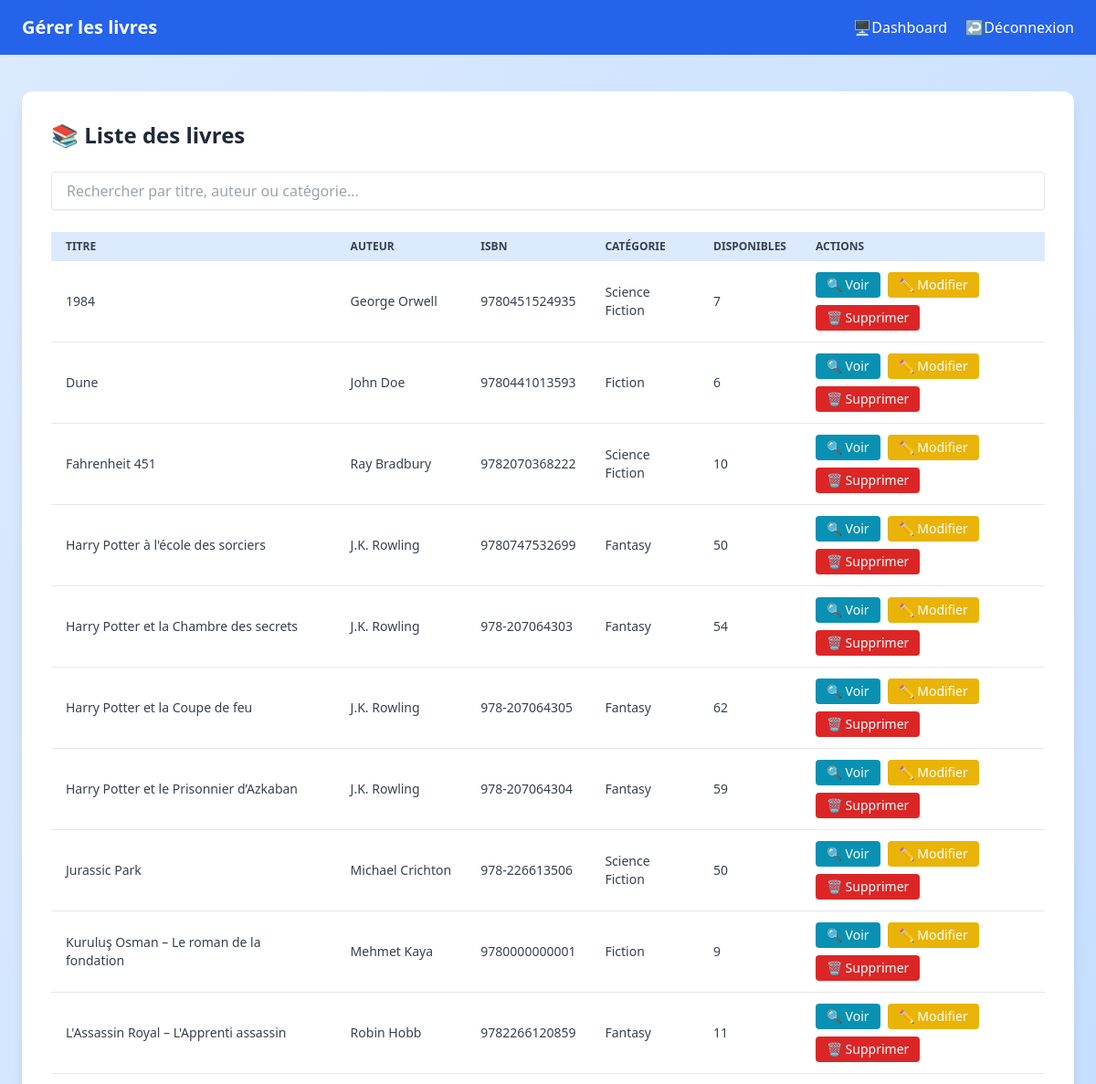
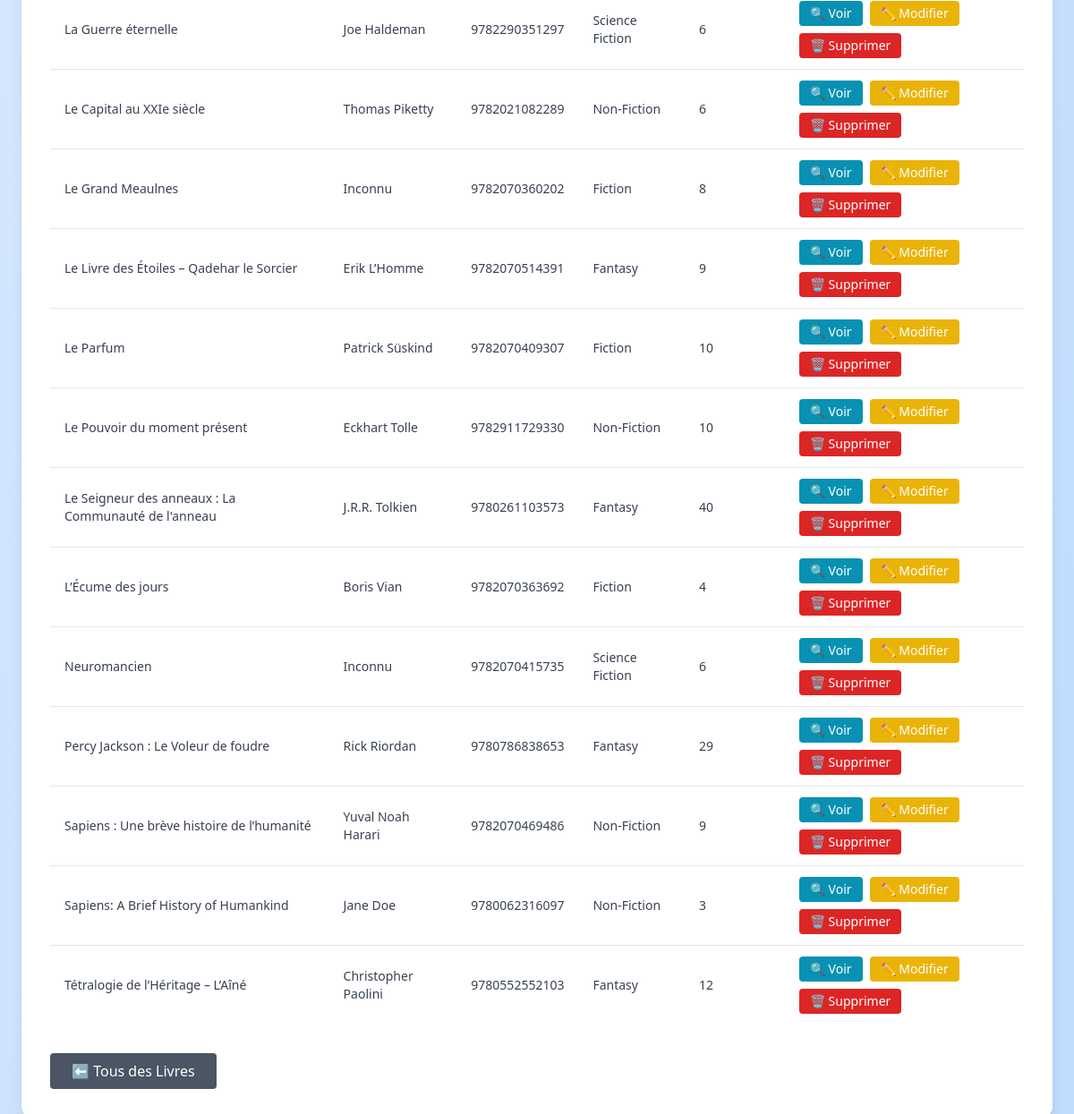
Page /gerer_livres.php (signed in) on the committed database (2 pictures, top to bottom).
### tables this page shows
CREATE TABLE IF NOT EXISTS `livres` (
  `id` int NOT NULL AUTO_INCREMENT,
  `titre` varchar(255) NOT NULL,
  `isbn` varchar(13) NOT NULL,
  `annee_publication` year NOT NULL,
  `resume` text,
  `nombre_exemplaires_total` int NOT NULL,
  `nombre_exemplaires_disponibles` int NOT NULL,
  `auteur_id` int DEFAULT NULL,
  `categorie_id` int DEFAULT NULL,
  `utilisateur_id` int DEFAULT NULL,
  `nombre_exemplaires` int NOT NULL DEFAULT '0',
  `description` text,
  PRIMARY KEY (`id`),
  UNIQUE KEY `isbn` (`isbn`),
  KEY `fk_auteur` (`auteur_id`),
  KEY `fk_categorie` (`categorie_id`),
  KEY `fk_utilisateur` (`utilisateur_id`)
);

CREATE TABLE IF NOT EXISTS `categories` (
  `id` int NOT NULL AUTO_INCREMENT,
  `nom_categorie` varchar(100) DEFAULT NULL,
  PRIMARY KEY (`id`),
  UNIQUE KEY `nom_categorie` (`nom_categorie`)
);

### gerer_livres.php (the view, shortened to what this page needs)
<?php
require_once 'includes/config.php';
$role = $_SESSION['role'] ?? 'lecteur';
$est_admin = ($role === 'admin');
try {
    $stmt = $pdo->query("
        SELECT l.id, l.titre, l.isbn, l.nombre_exemplaires_disponibles,
               c.nom_categorie, CONCAT(a.prenom, ' ', a.nom) AS auteur
        FROM livres l
        LEFT JOIN categories c ON l.categorie_id = c.id
        LEFT JOIN auteurs a ON l.auteur_id = a.id
        ORDER BY l.titre ASC
    ");
    $livres = $stmt->fetchAll();
} catch (PDOException $e) {
    die("Erreur : " . $e->getMessage());
}
?>
<!DOCTYPE html>
<html lang="fr">
<head>
    <script src="https://cdn.tailwindcss.com"></script>
</head>
<body class="bg-gradient-to-br from-blue-100 to-blue-200 min-h-screen">
<header class="bg-blue-600 text-white px-6 py-4 flex justify-between items-center">
    <h1 class="text-xl font-bold">
        <?= $est_admin ? 'Gérer les livres' : 'Catalogue des livres' ?>
    </h1>
    <nav class="space-x-4">
        <a href="dashboard.php" class="hover:underline">🖥️Dashboard</a>
        <a href="logout.php" class="hover:underline">↩️Déconnexion</a>
    </nav>
</header>
<div class="max-w-6xl mx-auto mt-10 bg-white p-8 rounded-xl shadow-lg">
    <h2 class="text-2xl font-semibold text-gray-800 mb-6">📚 Liste des livres</h2>
    <input type="text" id="searchLivres" placeholder="Rechercher par titre, auteur ou catégorie..."
           class="mb-6 w-full px-4 py-2 border rounded shadow-sm focus:outline-none focus:ring-2 focus:ring-blue-400">
    <?php if (empty($livres)): ?>
        <p class="text-gray-600">Aucun livre enregistré.</p>
    <?php else: ?>
        <div class="overflow-x-auto">
            <table id="livresTable" class="min-w-full text-sm text-left text-gray-700">
                <thead class="bg-blue-100 text-gray-700 uppercase text-xs">
                    <tr>
                        <th class="px-4 py-2">Titre</th>
                        <th class="px-4 py-2">Auteur</th>
                        <th class="px-4 py-2">ISBN</th>
                        <th class="px-4 py-2">Catégorie</th>
                        <th class="px-4 py-2">Disponibles</th>
                        <th class="px-4 py-2">Actions</th>
                    </tr>
                </thead>
                <tbody class="bg-white divide-y divide-gray-200">
                    <?php foreach ($livres as $livre): ?>
                        <tr>
                            <td class="px-4 py-3"><?= htmlspecialchars($livre['titre']) ?></td>
                            <td class="px-4 py-3"><?= htmlspecialchars($livre['auteur']) ?></td>
                            <td class="px-4 py-3"><?= htmlspecialchars($livre['isbn']) ?></td>
                            <td class="px-4 py-3"><?= htmlspecialchars($livre['nom_categorie'] ?? 'NULL') ?></td>
                            <td class="px-4 py-3"><?= (int)$livre['nombre_exemplaires_disponibles'] ?></td>
                            <td class="px-4 py-3 flex gap-2 flex-wrap">
                                <a href="books/view.php?id=<?= $livre['id'] ?>"
                                   class="bg-cyan-600 hover:bg-cyan-700 text-white px-3 py-1 rounded text-sm">
                                    🔍 Voir
                                </a>
                                <?php if ($est_admin): ?>
                                    <a href="books/edit.php?id=<?= $livre['id'] ?>"
                                       class="bg-yellow-500 hover:bg-yellow-600 text-white px-3 py-1 rounded text-sm">
                                        ✏️ Modifier
                                    </a>
                                    <a href="books/delete.php?id=<?= $livre['id'] ?>"
                                       onclick="return confirm('Confirmer la suppression ?');"
                                       class="bg-red-600 hover:bg-red-700 text-white px-3 py-1 rounded text-sm">
                                        🗑️ Supprimer
                                    </a>
                                <?php endif; ?>
                            </td>
                        </tr>
                    <?php endforeach; ?>
                </tbody>
            </table>
        </div>
    <?php endif; ?>
    <div class="mt-8">
        <a href="dashboard.php"
           class="inline-block bg-gray-600 text-white px-6 py-2 rounded hover:bg-gray-700 transition">
            ⬅️ <?= $est_admin ? "Tous des Livres" : "Mes Livres Empruntés" ?>
        </a>
    </div>
</div>
</body>
</html>

### rows in the picture
livres: titre "1984", auteur "George Orwell", isbn "9780451524935", categorie.nom_categorie "Science Fiction", nombre_exemplaires_disponibles "7"
livres: titre "Dune", auteur "John Doe", isbn "9780441013593", categorie.nom_categorie "Fiction", nombre_exemplaires_disponibles "6"
livres: titre "Fahrenheit 451", auteur "Ray Bradbury", isbn "9782070368222", categorie.nom_categorie "Science Fiction", nombre_exemplaires_disponibles "10"
livres: titre "Harry Potter à l'école des sorciers", auteur "J.K. Rowling", isbn "9780747532699", categorie.nom_categorie "Fantasy", nombre_exemplaires_disponibles "50"
livres: titre "Harry Potter et la Chambre des secrets", auteur "J.K. Rowling", isbn "978-207064303", categorie.nom_categorie "Fantasy", nombre_exemplaires_disponibles "54"
livres: titre "Harry Potter et la Coupe de feu", auteur "J.K. Rowling", isbn "978-207064305", categorie.nom_categorie "Fantasy", nombre_exemplaires_disponibles "62"
livres: titre "Harry Potter et le Prisonnier d’Azkaban", auteur "J.K. Rowling", isbn "978-207064304", categorie.nom_categorie "Fantasy", nombre_exemplaires_disponibles "59"
livres: titre "Jurassic Park", auteur "Michael Crichton", isbn "978-226613506", categorie.nom_categorie "Science Fiction", nombre_exemplaires_disponibles "50"
livres: titre "Kuruluş Osman – Le roman de la fondation", auteur "Mehmet Kaya", isbn "9780000000001", categorie.nom_categorie "Fiction", nombre_exemplaires_disponibles "9"
livres: titre "L'Assassin Royal – L'Apprenti assassin", auteur "Robin Hobb", isbn "9782266120859", categorie.nom_categorie "Fantasy", nombre_exemplaires_disponibles "11"
livres: titre "La Guerre éternelle", auteur "Joe Haldeman", isbn "9782290351297", categorie.nom_categorie "Science Fiction", nombre_exemplaires_disponibles "6"
livres: titre "Le Capital au XXIe siècle", auteur "Thomas Piketty", isbn "9782021082289", categorie.nom_categorie "Non-Fiction", nombre_exemplaires_disponibles "6"
livres: titre "Le Grand Meaulnes", auteur "Inconnu", isbn "9782070360202", categorie.nom_categorie "Fiction", nombre_exemplaires_disponibles "8"
livres: titre "Le Livre des Étoiles – Qadehar le Sorcier", auteur "Erik L’Homme", isbn "9782070514391", categorie.nom_categorie "Fantasy", nombre_exemplaires_disponibles "9"
livres: titre "Le Parfum", auteur "Patrick Süskind", isbn "9782070409307", categorie.nom_categorie "Fiction", nombre_exemplaires_disponibles "10"
livres: titre "Le Pouvoir du moment présent", auteur "Eckhart Tolle", isbn "9782911729330", categorie.nom_categorie "Non-Fiction", nombre_exemplaires_disponibles "10"
livres: titre "Le Seigneur des anneaux : La Communauté de l'anneau", auteur "J.R.R. Tolkien", isbn "9780261103573", categorie.nom_categorie "Fantasy", nombre_exemplaires_disponibles "40"
livres: titre "L’Écume des jours", auteur "Boris Vian", isbn "9782070363692", categorie.nom_categorie "Fiction", nombre_exemplaires_disponibles "4"
livres: titre "Neuromancien", auteur "Inconnu", isbn "9782070415735", categorie.nom_categorie "Science Fiction", nombre_exemplaires_disponibles "6"
livres: titre "Percy Jackson : Le Voleur de foudre", auteur "Rick Riordan", isbn "9780786838653", categorie.nom_categorie "Fantasy", nombre_exemplaires_disponibles "29"
livres: titre "Sapiens : Une brève histoire de l’humanité", auteur "Yuval Noah Harari", isbn "9782070469486", categorie.nom_categorie "Non-Fiction", nombre_exemplaires_disponibles "9"
livres: titre "Sapiens: A Brief History of Humankind", auteur "Jane Doe", isbn "9780062316097", categorie.nom_categorie "Non-Fiction", nombre_exemplaires_disponibles "3"
livres: titre "Tétralogie de l’Héritage – L’Aîné", auteur "Christopher Paolini", isbn "9780552552103", categorie.nom_categorie "Fantasy", nombre_exemplaires_disponibles "12"
